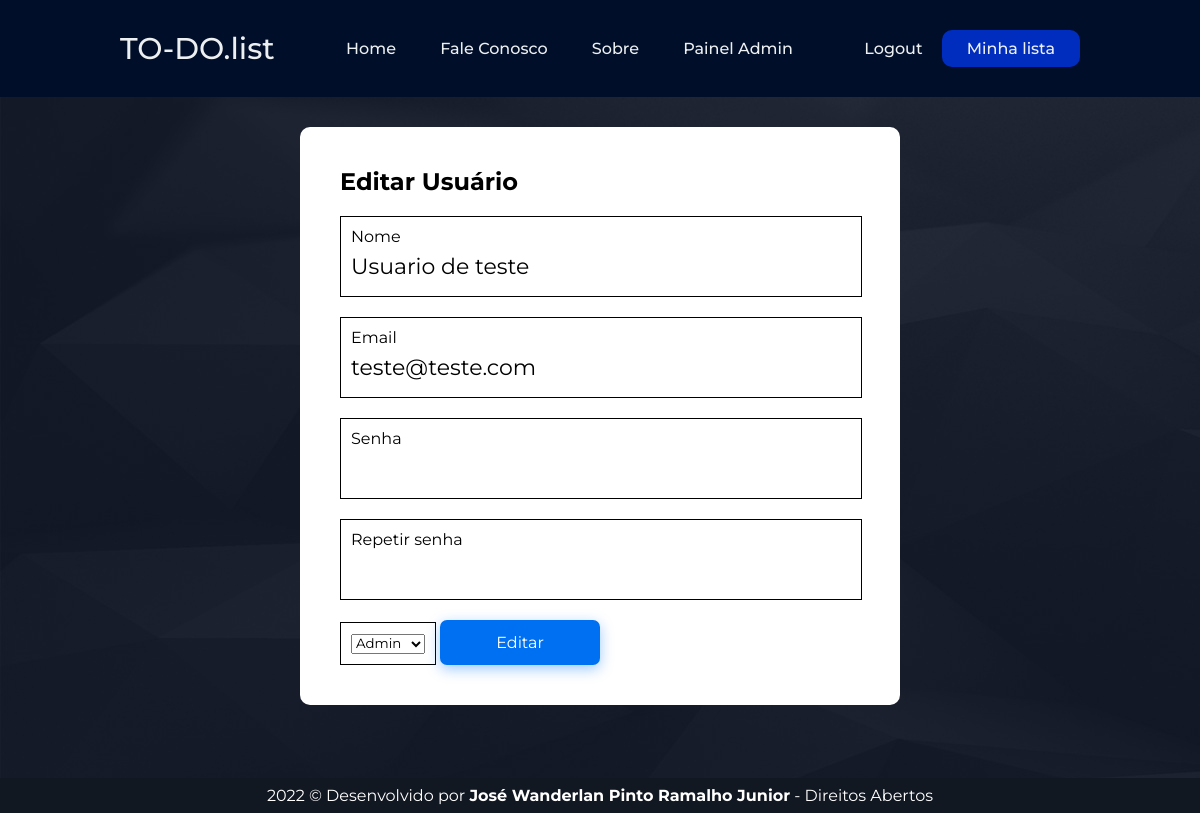
Page /index.php?pg=editar_usuario&id=1 (signed in) on the committed database.
### tables this page shows
CREATE TABLE `usuarios` (
  `id` int(11) NOT NULL,
  `nome` varchar(140) NOT NULL,
  `email` varchar(140) NOT NULL,
  `senha` varchar(16) NOT NULL,
  `admin` tinyint(4) NOT NULL DEFAULT 0
);

### editar_usuario.php (the view, shortened to what this page needs)
<?php
include('lib/conectar.php');
$id = $_GET['id'];
$sql_query = $mysqli->query("SELECT * FROM usuarios WHERE id = '$id'");
$usuario = $sql_query->fetch_assoc();
?>
<link rel="stylesheet" href="template/css/cadastrar&editar.css">
<div class="form-background">
    <h2>Editar Usuário</h2>
    <form action="" method="POST">
        <div>
            <label for="email">Nome</label><br>
            <input type="text" name="nome" value="<?php echo $usuario['nome'];?>">
        </div><?php if (isset($erro[1])) echo '<p class="erro_register">' . $erro[1] . '</p>'; ?><br>
        <div>
            <label for="email">Email</label><br>
            <input type="email" name="email" value="<?php echo $usuario['email'];?>">
        </div><?php if (isset($erro[2])) echo '<p class="erro_register">' . $erro[2] . '</p>'; ?><br>
        <div>
            <label for="senha">Senha</label><br>
            <input type="password" name="senha">
        </div><?php if (isset($erro[4])) echo '<p class="erro_register">' . $erro[4] . '</p>'; ?><br>
        <div>
            <label for="senha">Repetir senha</label><br>
            <input type="password" name="senha2">
        </div><?php if (isset($erro[5])) echo '<p class="erro_register">' . $erro[5] . '</p>'; ?><br>
        <div>
            <select name="cargo" class="form-control">
                <option value="1" <?php if($usuario['admin']) echo 'selected';?>>Admin</option>
            </select>
        </div>
        <input type="submit" name="editar" value="Editar" class="login-btn">
    </form>
</div>

### style.css (style rules this page uses)
* { box-sizing: border-box; margin: 0; padding: 0; font-family: 'Montserrat', sans-serif; }
html { height: 100%; }
body { background-color: #161F30; position: relative; min-height: 100%; padding-bottom: 6.74rem; background-image: url('../img/polygon3.png'); }

### cadastrar&editar.css (style rules this page uses)
form div { border: solid 1px black; display: inline-block; margin-top: 20px; padding: 10px; }
form div input { width: 500px; height: 40px; border: none; font-size: 22px; }
.login-btn { display: inline-block; outline: 0; cursor: pointer; border: none; padding: 0 56px; margin-top: 20px; height: 45px; line-height: 45px; border-radius: 7px; background-color: #0070f3; color: white; font-weight: 400; font-size: 16px; box-shadow: 0 4px 14px 0 rgb(0 118 255 / 39%); transition: background 0.2s ease, color 0.2s ease, box-shadow 0.2s ease; }

### rows in the picture
usuarios: nome "Usuario de teste", email "teste@teste.com", cargo "Admin"
